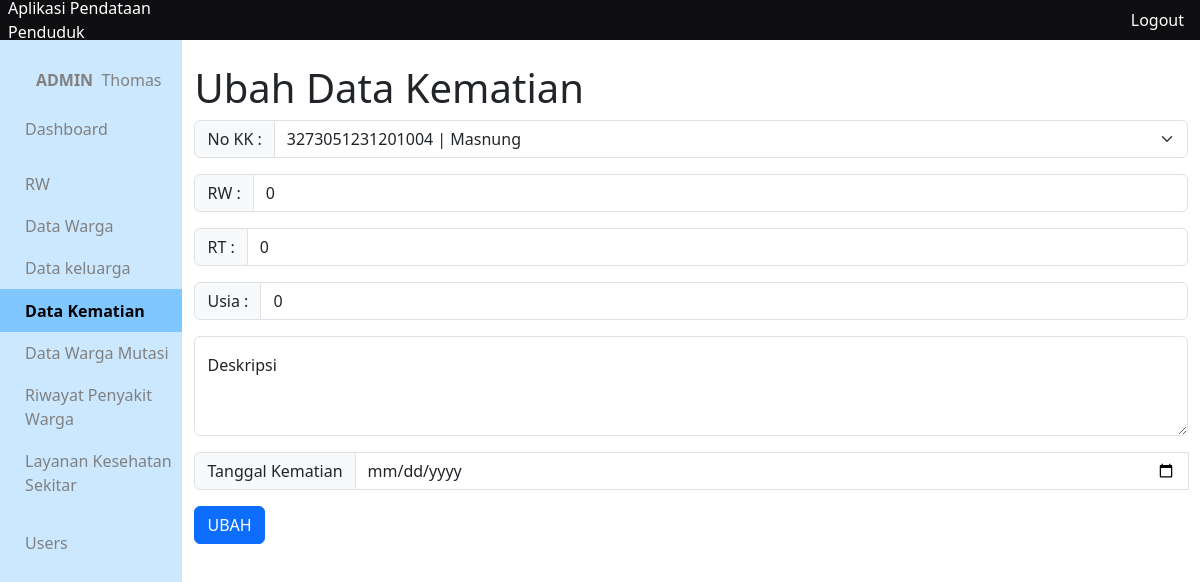
Page /app/views/kematian/ubah.php?id=4 (signed in) on the earlier database version.
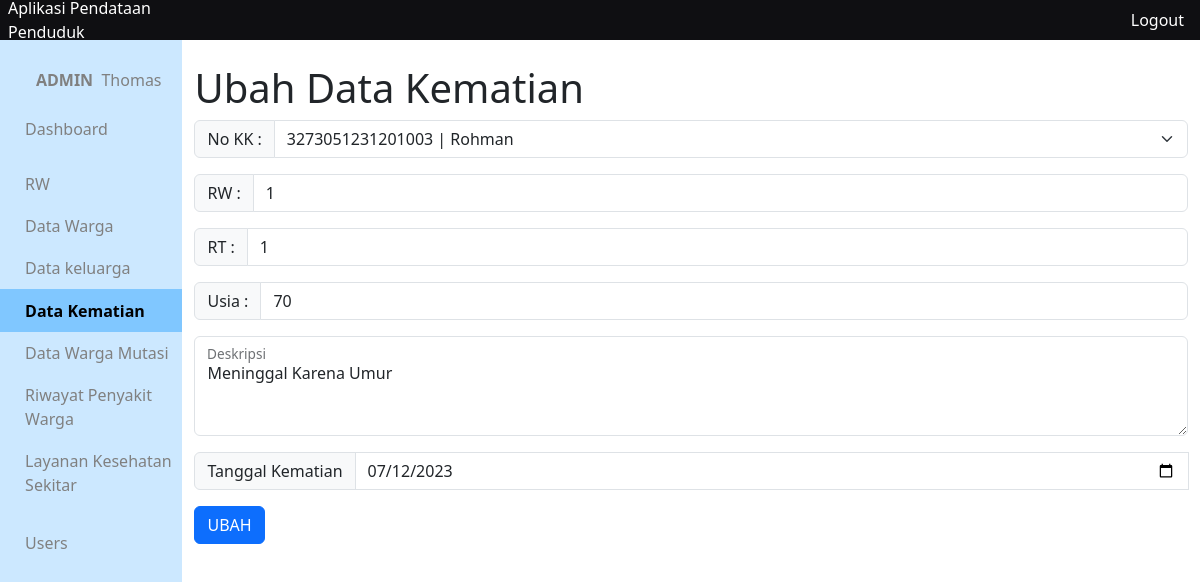
Same page on the later database version.
### tables this page shows
CREATE TABLE `kematian` (
  `id_kematian` int(10) NOT NULL,
  `rw_kematian` int(10) DEFAULT NULL,
  `rt_kematian` int(10) DEFAULT NULL,
  `nik_kematian` varchar(16) DEFAULT NULL,
  `tanggal_kematian` date DEFAULT NULL,
  `usia_kematian` int(3) DEFAULT NULL,
  `deskripsi_kematian` varchar(300) DEFAULT NULL,
  `created_at` timestamp NOT NULL DEFAULT current_timestamp(),
  `updated_at` timestamp NOT NULL DEFAULT current_timestamp()
);

### app/functions/kematian/function-crud.php (called while the page is built, shortened)
<?php
require_once __DIR__.'/../main-function.php';
function getKematianById($id){
	$query = "SELECT * FROM kematian
	INNER JOIN warga
	ON kematian.nik_kematian = warga.nik_warga
	WHERE id_kematian = '$id' ";
	return query($query);
}
 ?>

### app/functions/main-function.php (called while the page is built, shortened)
<?php
$conn = mysqli_connect("localhost", "root", '', "data_penduduk");
function query($query)
{
	global $conn;
	$result = mysqli_query($conn, $query);
	$rows = [];
		while( $row = mysqli_fetch_assoc($result) ) {
			$rows[] = $row;
		}
	return $rows;
}

### app/views/kematian/ubah.php (the view, shortened to what this page needs)
<?php include_once '../layouts/header.php' ?>
<?php include_once '../layouts/side-bar.php' ?>
<?php include_once '../../functions/kematian/function-crud.php' ?>
<?php include_once '../../functions/warga/function-crud.php' ?>
<?php $warga = getWargaHidup(); ?>
<?php $warga_mati = getKematianById($_GET['id'])[0]; ?>
<div class="container">
	<h1 class="mt-4">Ubah Data Kematian</h1>
	<form action="../../functions/kematian/ubah.php" method="post">
		<div class="input-group mb-3">
			<label class="input-group-text" for="nik">No KK : </label>
			<select class="form-select" id="nik" name="nik" required id="nik">
				<?php if (!empty($warga)) : ?>
					<option value="<?= $warga_mati['nik_kematian'] ?>" selected><?= $warga_mati['nik_kematian'] ?> | <?= $warga_mati['nama_warga'] ?></option>
				<?php else : ?>
					<option value="" disabled selected>Tidak Ada Lagi Keluarga Hidup</option>
			    <?php endif ?>
			</select>
		</div>
		<div class="input-group mb-3" id="rw-input">
			<span class="input-group-text" id="basic-addon1">RW : </span>
			<input type="text" class="form-control" placeholder="Pilih NIK Terlebih Dahulu" name="rw" id="rw" required readonly
			value="<?= $warga_mati['rw_kematian'] ?>">
		</div>
		<div class="input-group mb-3" id="rt-input">
			<span class="input-group-text" id="basic-addon1">RT : </span>
			<input type="text" class="form-control" placeholder="Pilih NIK Terlebih Dahulu" name="rt" id="rt" required readonly
			value="<?= $warga_mati['rw_kematian'] ?>">
		</div>
		<div class="input-group mb-3">
			<span class="input-group-text" id="basic-addon1">Usia : </span>
			<input type="number" class="form-control" placeholder="Masukkan Usia Saat Meninggal" name="usia" id="usia" required
			value="<?= $warga_mati['usia_kematian']?>">
		</div>
		<div class="form-floating mb-3">
		  <textarea class="form-control" placeholder="Masukkan Deskripsi Kematian" id="deskripsi" style="height: 100px"
		  name="deskripsi"><?= $warga_mati['deskripsi_kematian'] ?></textarea>
		  <label for="floatingTextarea2">Deskripsi</label>
		</div>
		<div class="input-group date mb-3" data-provide="time-picker">
				<span class="input-group-text" id="inputGroup-sizing-default">Tanggal Kematian</span>
			    <input type="date" class="form-control" placeholder="Tanggal Kematian" name="tanggal" required value="<?= $warga_mati['tanggal_kematian']?>">
			</div>
		<button type="submit" class="btn btn-primary">UBAH</button>
	</form>
</div>
<?php include_once '../layouts/footer.php' ?>

Differences in the rows shown:
changed kematian: nik "3273051231201004 | Masnung" → "3273051231201003 | Rohman"; rw "0" → "1"; rt "0" → "1"; usia "0" → "70"; deskripsi (not shown) → "Meninggal Karena Umur"; tanggal (not shown) → "07/12/2023"
